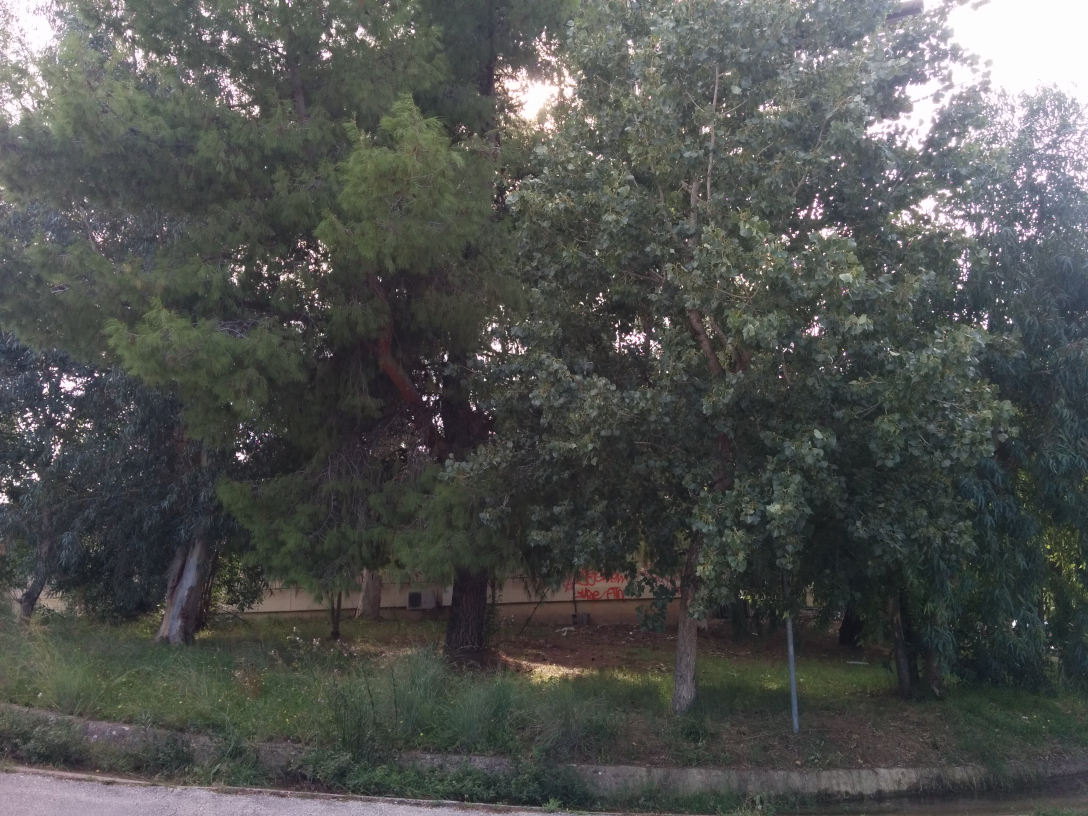
%> input picture images/P200.jpg, 3264 x 2448 px (shown at 1/3 size)
$ octave Q3.m   (GNU Octave 9; MATLAB toolbox functions it lacks are replaced by stand-ins)
%> lines starting %> are read from the running program, lines starting %| are printed output that depends on the picture
close all;clear; clc;
%% Load images
background = im2double(imread('./photos/P200.jpg'));
dog1 = im2double(imread('./photos/dog1.jpg'));
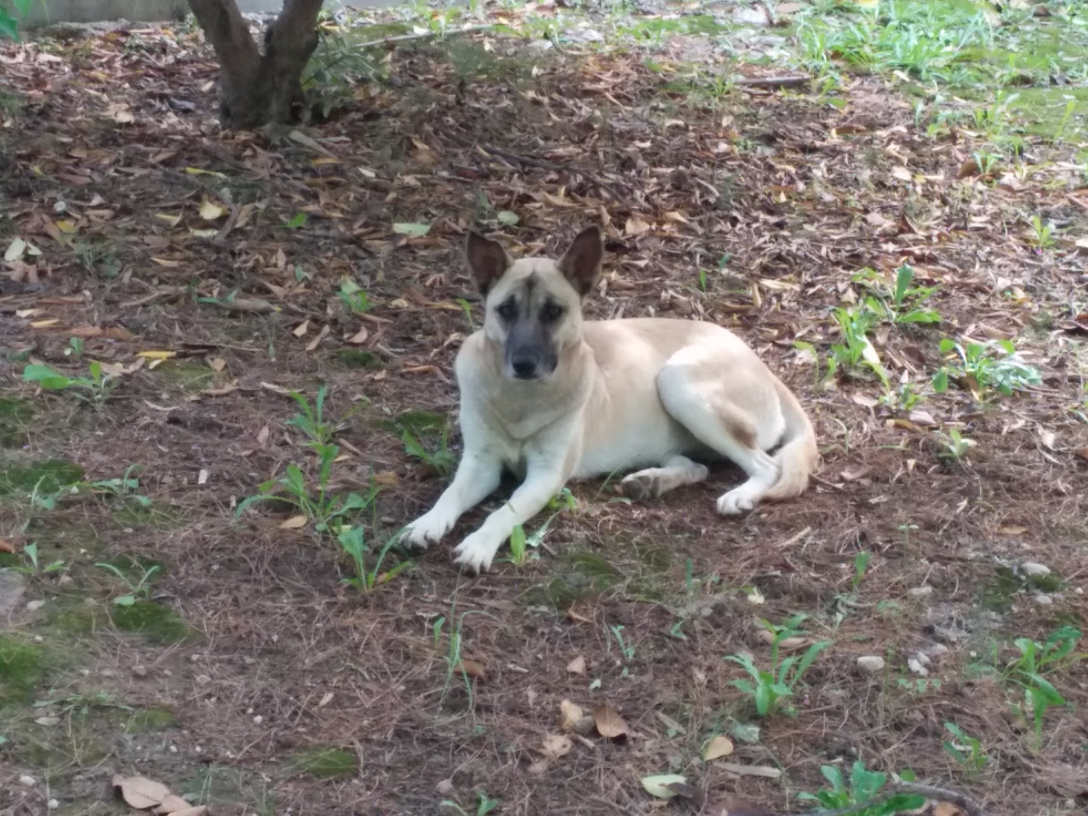
%> input picture images/dog1.jpg, 3264 x 2448 px (shown at 1/3 size)
dog2 = im2double(imread('./photos/dog2.jpg'));
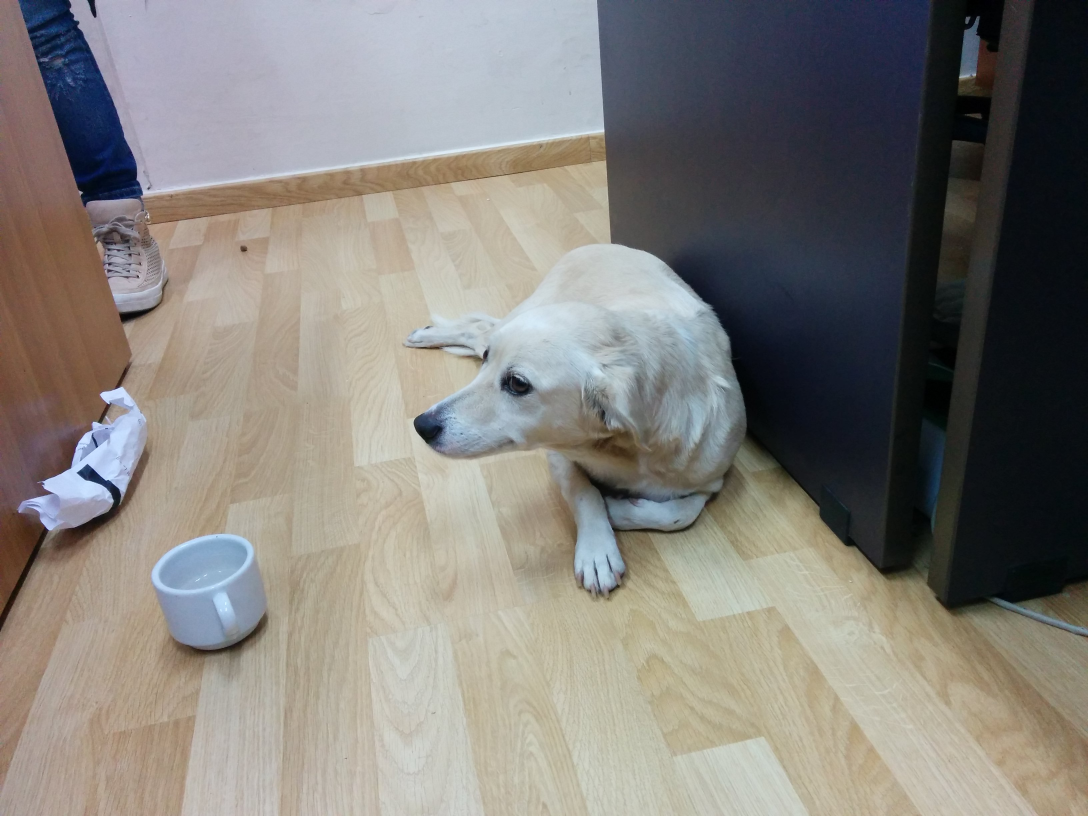
%> input picture images/dog2.jpg, 3264 x 2448 px (shown at 1/3 size)
cat = im2double(imread('./photos/cat.jpg'));
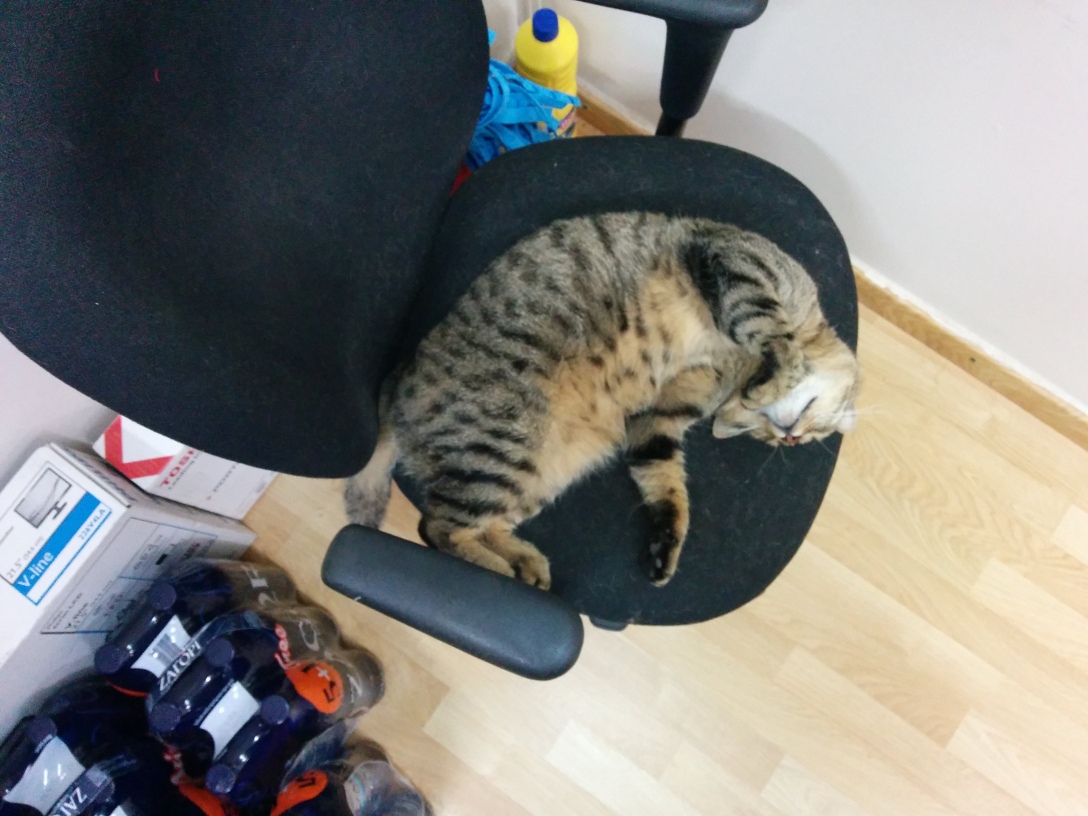
%> input picture images/cat.jpg, 3264 x 2448 px (shown at 1/3 size)
flower = im2double(imread('./photos/flower.jfif'));
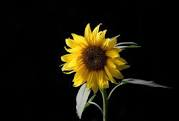
%> input picture images/flower.jfif, 179 x 121 px
[m,n]=size(background);
%> m = 2448; n = 9792
%% Create masks
mask_dog1 = im2double(imread('./Q3-masks/dog1.bmp'));
mask_dog2 = im2double(imread('./Q3-masks/dog2.bmp'));
mask_cat = im2double(imread('./Q3-masks/cat.bmp'));

mask_flower = flower > 0.015;
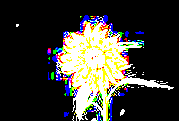
%> mask_flower: size 121x179x3 logical; mean R, G, B 0.234, 0.23, 0.206

mask_background = 1-mask_dog1-mask_dog2-mask_cat;
    %% Create an affine2d class object
    %Create affine2d's argument matrix A
    A1 = [ 1/3 0 0;
          0 1/3 0;
          0   0 1];

    A2 = [ 1/7.5 0 0;
          0 1/7.5 0;
          0   0 1];

    tform1 = affine2d(A1');
    tform2 = affine2d(A2');
    %% Apply scaling to image with imwarp
%> (the run ends here)
